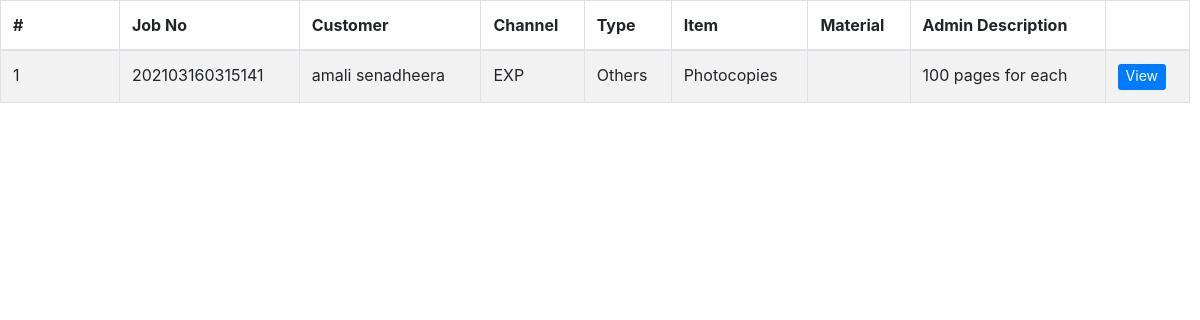
/tables/complete_table.php (signed in), run on an earlier commit of the app's database.
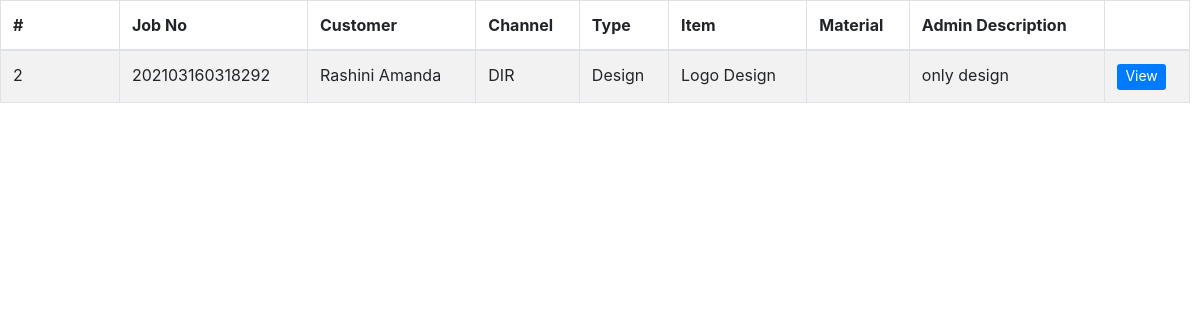
And on a later commit of the database.
### tables this page shows
CREATE TABLE `jobs` (
  `id` int(11) NOT NULL,
  `job_no` varchar(100) NOT NULL,
  `customer` varchar(400) NOT NULL,
  `channel` varchar(100) NOT NULL,
  `job_type` varchar(100) NOT NULL,
  `product` varchar(100) NOT NULL,
  `category` varchar(100) NOT NULL,
  `material` varchar(64) NOT NULL,
  `size` varchar(50) NOT NULL,
  `bind` varchar(50) NOT NULL,
  `colour` text NOT NULL,
  `user_description` varchar(250) NOT NULL,
  `date` date NOT NULL,
  `quantity` decimal(10,2) NOT NULL,
  `budget` decimal(10,2) NOT NULL,
  `discount` decimal(10,2) NOT NULL,
  `discounted` decimal(10,2) NOT NULL,
  `ad_pay_amount` decimal(10,2) NOT NULL,
  `rest` decimal(10,2) NOT NULL,
  `admin_description` varchar(250) NOT NULL,
  `state` enum('request','design','production','reject','QA','complete','dispatch') NOT NULL,
  `accepted_by` varchar(100) NOT NULL,
  `designed_by` varchar(150) NOT NULL,
  `production_by` varchar(150) NOT NULL,
  `checked_by` varchar(100) NOT NULL,
  `failed_reason` varchar(255) NOT NULL,
  `cash` decimal(10,2) NOT NULL,
  `change_amt` decimal(10,2) NOT NULL,
  `payment` decimal(10,2) NOT NULL,
  `dispatch_day` varchar(100) NOT NULL,
  `dispatch_year` varchar(10) NOT NULL,
  `dispatch_month` varchar(10) NOT NULL,
  `dispatched_by` varchar(150) NOT NULL
);

### tables/complete_table.php (the view, shortened to what this page needs)
<!DOCTYPE html>
<html>
<head>
</head>
<body>
      <?php
       require '../include/config.php';
       $view_status ="complete";
       $query = "SELECT * FROM jobs WHERE state='$view_status'";
      $result = mysqli_query($conn ,$query);
      if(mysqli_num_rows($result)>0)
      {
        ?>
     <div class="tablealign">
     <?php include('../include/head.php'); ?>
      <table id="example" class="table table-striped table-bordered" style="width:100%">
       <thead>
        <tr>
         <th>#</th>
         <th>Job No</th>
         <th>Customer</th>
         <th>Channel</th>
         <th>Type</th>
         <th>Item</th>
         <th>Material</th>
         <th>Admin Description</th>
         <th></th>
        </tr>
       </thead>
       <tbody>
       <?php
       while($row = mysqli_fetch_array($result))
       {
        echo '
        <tr>
         <td style="width: 10%;">'.$row["id"].'</td>
         <td>'.$row["job_no"].'</td>
         <td>'.$row["customer"].'</td>
         <td>'.$row["channel"].'</td>
         <td>'.$row["job_type"].'</td>
         <td>'.$row["product"].'</td>
         <td>'.$row["material"].'</td>
         <td>'.$row["admin_description"].'</td>
         <td><button type="button"  id="'.$row["id"].'" name="'.$row["id"].'" class="btn btn-primary btn-sm view_data" data-toggle="modal" data-target="#myModalcomplete" style="border: 0px; color: #ffffff; font-size: 14px; padding-top: 1px;">View</button></td>
        </tr>
         ';
       }
       ?>
       </tbody>
      </table>
    </div>
       <?php
      }
      else
      {
       echo 'Data Not Found';
      }
      ?>
  </body>
  </html>

What changed in the data, as far as the page shows it:
no longer on this page (row edited): jobs: id "1", job_no "202103160315141", customer "amali senadheera", channel "EXP", job_type "Others", product "Photocopies", admin_description "100 pages for each"
now on this page (row edited): jobs: id "2", job_no "202103160318292", customer "Rashini Amanda", channel "DIR", job_type "Design", product "Logo Design", admin_description "only design"
